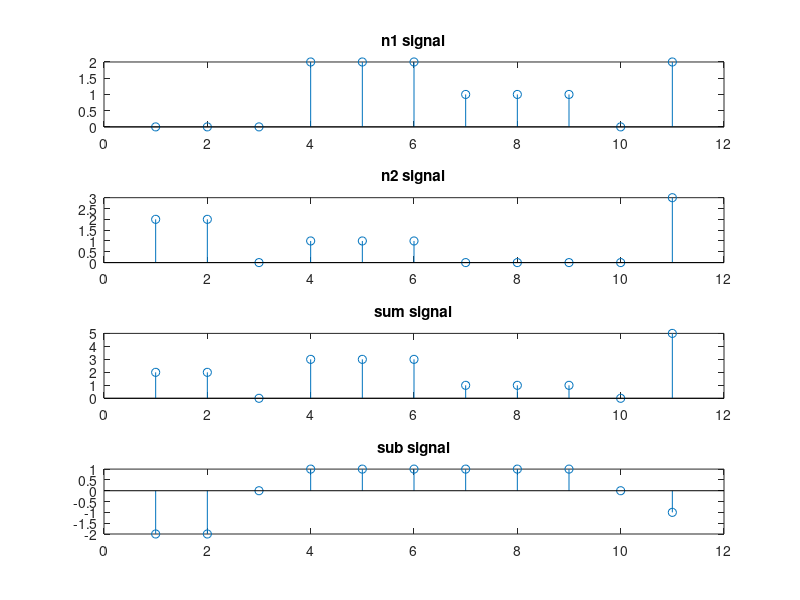

Source code (MATLAB):
clc;
close all;
clear all;

n1 = [0 0 0 2 2 2 1 1 1 0 2]
n2 = [2 2 0 1 1 1 0 0 0 0 3]

sum = n1+n2
sub = n1-n2
figure(2)
subplot(4,1,1)
stem(n1)
title('n1 signal')
subplot(4,1,2)
stem(n2)
title('n2 signal')
subplot(4,1,3)
stem(sum)
title('sum signal')
subplot(4,1,4)
stem(sub)
title('sub signal')
